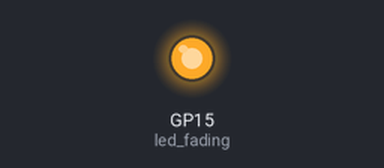
Simulated run of this program. Board: Raspberry Pi Pico running MicroPython. Parts: output pins drawn as LEDs (lit = HIGH).

Above: at 1.05 s.
At 2.3 s:
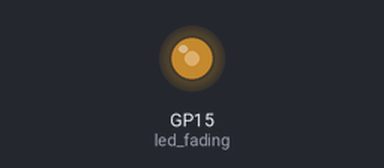
At 2.9 s:
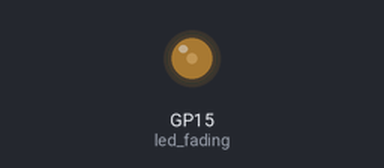
At 3.55 s:
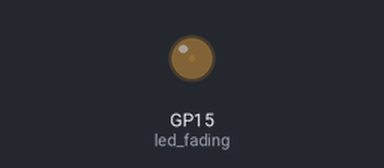
Timing chart, 0 to 7.0 s (numbered marks = the images above):
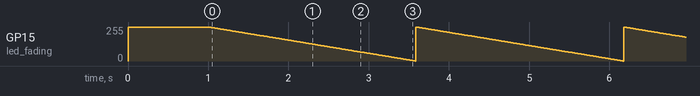

The program:

PWMExample_FadingLED.py
```python
# PWMExample_FadingLED.py - Fade an LED using
#   PWM Slice 7 Channel B
# ---------------------------------------------------------------

from machine import Pin, PWM
from time import sleep

# Set up PWM on Slice 7, Channel B (GPIO15), LED brightness 100%
led_fading = PWM(Pin(15), freq=1000, duty_u16=65535)
sleep(1)   # Delay for observing LED

try:
    # Fade the LED gradually
    fade_step = 255  # 0.39% (=255/65535)
    while True:
        for duty_cycle in range(65535, -1, -fade_step):
            led_fading.duty_u16(duty_cycle)
            sleep(0.01)

# Catch keyboard interrupt
except KeyboardInterrupt:
    print("\nProgram interrupted by user.")

# Turn off PWM
finally:
    print("Exiting...")
    led_fading.duty_u16(0)
    sleep(1)  # allow PWM hardware to settle

    led_fading.deinit()
```

Measured:
- by itself, GP15 (led_fading): ramps from 255/255 to 0/255 and jumps back, once every 2.6 s
